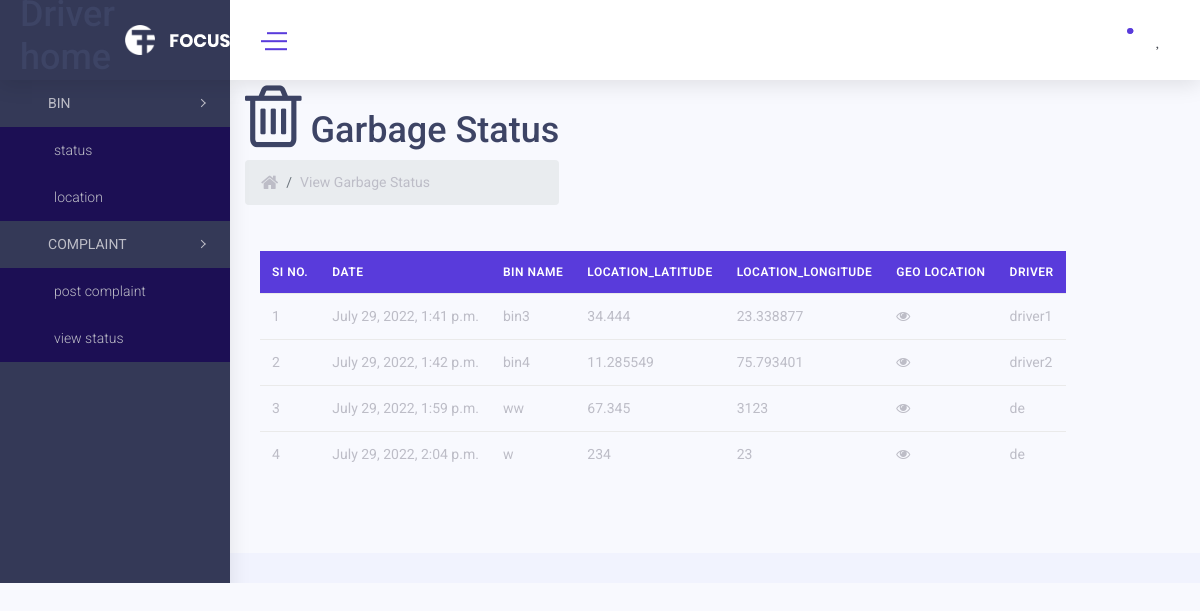
The page /garbage_userview (signed in) on the database its author committed.
### binapp/models.py (models this page shows)
class Garbage(models.Model):
    date = models.DateTimeField(default=datetime.now)
    bin_name = models.CharField(max_length=20, null=True)
    location_latitude = models.CharField(max_length=20, unique=True, null=True)
    location_longitude = models.CharField(max_length=20, unique=True, null=True)
    status = models.CharField(max_length=15, null=True,blank=True)
    driver = models.ForeignKey(driver, on_delete=models.DO_NOTHING)
    customer = models.ForeignKey(Customer, on_delete=models.DO_NOTHING)
    status_d = models.BooleanField(default=False, null=True)

class driver(models.Model):
        user = models.OneToOneField(Login, on_delete=models.CASCADE, related_name='driver')
        name = models.CharField(max_length=50)
        Age = models.CharField(max_length=20, blank=True, null=True)
        Address = models.TextField(max_length=100)
        Phone_no = models.CharField(max_length=20)
        licence_no = models.CharField(max_length=20)
        whatsapp_no = models.CharField(max_length=20)
        Email = models.EmailField()
        Badge_no = models.CharField(max_length=20)
        approval_status=models.BooleanField(default=0)
        def __str__(self):
            return self.name

### binapp/views.py (the view)
# urls.py: path('garbage_userview', views.garbage_userview, name='garbage_userview'),
@login_required(login_url='login')
def garbage_userview(request):
    data = Garbage.objects.all()
    return render(request, 'driver/user_garbageview.html', {'data': data})

### templates/driver/user_garbageview.html (shortened to what this page needs)
{% extends 'driver/driverhome.html' %}
{% load static %}
{% block content %}
{% load static %}
<html lang="en">
<head>
	<link rel="stylesheet" href="https://stackpath.bootstrapcdn.com/font-awesome/4.7.0/css/font-awesome.min.css">
	<link rel="stylesheet" href="{% static 'table/css/style.css' %}">
</head>
<body>
	<div class="app-title">
        	<div>
          		<h1><i class="fa fa-trash-o fa-2x"></i> Garbage Status</h1>
        	</div>
        	<ul class="app-breadcrumb breadcrumb">
				<li class="breadcrumb-item"><a href="#"><i class="fa fa-home fa-lg"></i></a></li>
          		<li class="breadcrumb-item"><a href="#">View Garbage Status </a></li>
        	</ul>
	</div>
	<section class="ftco-section">
		<div class="container">
			<div class="row">
				<div class="col-md-12">
					<div class="table-wrap">
						<table class="table">
					    <thead class="thead-primary">
							<tr class="table100-head">
								<th class="column1">SI No.</th>
								<th class="column2">Date</th>
								<th class="column3">Bin Name</th>
								<th class="column4">Location_latitude</th>
								<th class="column5">Location_longitude</th>
								<th class="column6">Geo location</th>
								<th class="column7">Driver</th>
							</tr>
					    </thead>
					    <tbody>
						{% for i in data %}
							<tr>
									<td class="column1">{{forloop.counter}}</td>
									<td class="column2">{{i.date}}</td>
									<td class="column3">{{i.bin_name}}</td>
									<td class="column4">{{i.location_latitude}}</td>
									<td class="column5">{{i.location_longitude}}</td>
									<td class="column6"><a href="{% url 'map_view1' i.id %}"><i class="fa fa-eye"></i></a></td>
									<td class="column7">{{i.driver}}</td>
							</tr>
						{% endfor %}
					    </tbody>
					  </table>
					</div>
				</div>
			</div>
		</div>
	</section>
</body>
</html>
{% endblock%}

### rows shown on the page
Garbage: date "July 29, 2022, 1:41 p.m.", bin_name "bin3", location_latitude "34.444", location_longitude "23.338877", driver "driver1"
Garbage: date "July 29, 2022, 1:42 p.m.", bin_name "bin4", location_latitude "11.285549", location_longitude "75.793401", driver "driver2"
Garbage: date "July 29, 2022, 1:59 p.m.", bin_name "ww", location_latitude "67.345", location_longitude "3123", driver "de"
Garbage: date "July 29, 2022, 2:04 p.m.", bin_name "w", location_latitude "234", location_longitude "23", driver "de"
